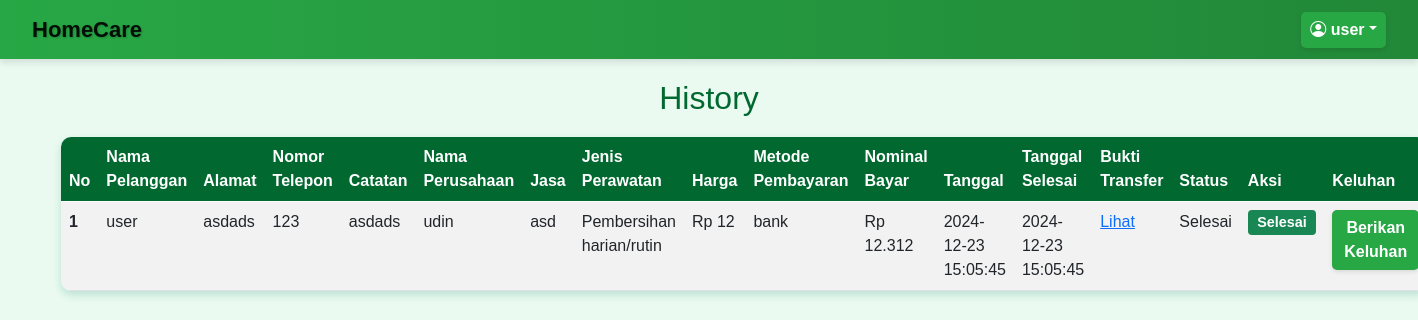
The app's page /MPPL/userpesanan.php (signed in) with its own data.
### tables this page shows
CREATE TABLE `listorder` (
  `id` int(11) NOT NULL,
  `nama_pelanggan` varchar(100) NOT NULL,
  `alamat` varchar(100) NOT NULL,
  `nomor_telepon` varchar(13) NOT NULL,
  `catatan` varchar(200) NOT NULL,
  `nama_perusahaan` varchar(100) NOT NULL,
  `nama_jasa` varchar(100) NOT NULL,
  `jenis` varchar(100) NOT NULL,
  `harga` int(20) NOT NULL,
  `metode_pembayaran` varchar(100) NOT NULL,
  `nominal_bayar` int(20) NOT NULL,
  `tanggal` timestamp NOT NULL DEFAULT current_timestamp() ON UPDATE current_timestamp(),
  `tanggal_selesai` timestamp NOT NULL DEFAULT current_timestamp() ON UPDATE current_timestamp(),
  `bukti_transfer` varchar(100) NOT NULL,
  `status` varchar(100) NOT NULL
);

### MPPL/userpesanan.php (the view, shortened to what this page needs)
<?php
    include ("sql.php");
    $nama = $_SESSION['name'];
    $sql = "SELECT * FROM listorder WHERE nama_pelanggan = '$nama'";
    $data = $connect->query($sql);
?>
<!DOCTYPE html>
<html lang="en">
<head>
    <link href="https://cdn.jsdelivr.net/npm/bootstrap@5.0.2/dist/css/bootstrap.min.css" rel="stylesheet"
>
    <link rel="stylesheet" href="https://cdn.jsdelivr.net/npm/bootstrap-icons@1.11.3/font/bootstrap-icons.min.css">
</head>
<body>
    <?php include_once 'navbar.php'; ?>
    <div class="container">
        <h2>History</h2>
        <table class="table table-striped table-hover">
            <thead>
                <tr>
                    <th scope="col">No</th>
                    <th scope="col">Nama Pelanggan</th>
                    <th scope="col">Alamat</th>
                    <th scope="col">Nomor Telepon</th>
                    <th scope="col">Catatan</th>
                    <th scope="col">Nama Perusahaan</th>
                    <th scope="col">Jasa</th>
                    <th scope="col">Jenis Perawatan</th>
                    <th scope="col">Harga</th>
                    <th scope="col">Metode Pembayaran</th>
                    <th scope="col">Nominal Bayar</th>
                    <th scope="col">Tanggal</th>
                    <th scope="col">Tanggal Selesai</th>
                    <th scope="col">Bukti Transfer</th>
                    <th scope="col">Status</th>
                    <th scope="col">Aksi</th>
                    <th scope="col">Keluhan</th>
                </tr>
            </thead>
            <tbody>
                <?php if ($data->num_rows > 0) {
                    $no = 1;
                    while ($row = $data->fetch_assoc()) { ?>
                <tr>
                    <th scope="row"><?php echo $no++; ?></th>
                    <?php
                        echo "<td>" . htmlspecialchars($row['nama_pelanggan']) . "</td>";
                        echo "<td>" . htmlspecialchars($row['alamat']) . "</td>";
                        echo "<td>" . htmlspecialchars($row['nomor_telepon']) . "</td>";
                        echo "<td>" . htmlspecialchars($row['catatan']) . "</td>";
                        echo "<td>" . htmlspecialchars($row['nama_perusahaan']) . "</td>";
                        echo "<td>" . htmlspecialchars($row['nama_jasa']) . "</td>";
                        echo "<td>" . htmlspecialchars($row['jenis']) . "</td>";
                        echo "<td>Rp " . number_format($row['harga'], 0, ',', '.') . "</td>";
                        echo "<td>" . htmlspecialchars($row['metode_pembayaran']) . "</td>";
                        echo "<td>Rp " . number_format($row['nominal_bayar'], 0, ',', '.') . "</td>";
                        echo "<td>" . htmlspecialchars($row['tanggal']) . "</td>";
                        echo "<td>" . htmlspecialchars($row['tanggal_selesai']) . "</td>";
                        if (!empty($row['bukti_transfer'])) {
                            echo "<td><a href='" . htmlspecialchars($row['bukti_transfer']) . "' target='_blank'>Lihat</a></td>";
                        } else {
                            echo "<td>-</td>";
                        }
                        echo "<td id='status-{$row['id']}'>" . htmlspecialchars($row['status']) . "</td>";
                        ?>
                    <td>
                        <?php if ($row['status'] !== 'Selesai') { ?>
                        <button class="btn btn-success ubah-status" data-id="<?php echo $row['id']; ?>">Ubah ke
                            Selesai</button>
                        <?php } else { ?>
                        <span class="badge bg-success">Selesai</span>
                        <?php } ?>
                    </td>
                    <td>
                        <button class="btn btn-primary berikan-komentar" data-id-order="<?php echo $row['id']; ?>"
                            data-nama-perusahaan="<?php echo $row['nama_perusahaan']; ?>"
                            data-nama-pelanggan="<?php echo htmlspecialchars($nama); ?>">
                            Berikan Keluhan
                        </button>
                    </td>
                </tr>
                <?php }
                } else { ?>
                <tr>
                    <td colspan="16" class="text-center">Tidak ada data.</td>
                </tr>
                <?php } ?>
            </tbody>
        </table>
    </div>
</body>
</html>

### MPPL/userpesanan.php (style rules this page uses)
body { background-color: #eafaf1; font-family: 'Arial', sans-serif; }
h2 { color: #016930; margin-bottom: 20px; text-align: center; margin-top: 20px; }
.table { background-color: #fff; border-radius: 10px; overflow: hidden; box-shadow: 0 4px 8px rgba(0, 128, 96, 0.2); }
thead { background-color: #016930; color: #ffffff; }
.btn-primary, .btn-success { border: none; border-radius: 5px; box-shadow: 0 2px 4px rgba(0, 128, 96, 0.3); transition: background-color 0.3s ease; }
.badge { font-size: 0.9rem; }

### MPPL/navbar.php (style rules this page uses)
:root { --primary-color: #28a745; --secondary-color: #218838; --hover-color: #34ce57; --text-color: #ffffff; }
.btn-primary { background-color: var(--primary-color); border-color: var(--secondary-color); font-weight: bold; color: var(--text-color); box-shadow: 0px 2px 4px rgba(0, 0, 0, 0.1); }

### records on screen
listorder: nama_pelanggan "user", alamat "asdads", nomor_telepon "123", catatan "asdads", nama_perusahaan "udin", nama_jasa "asd", jenis "Pembersihan harian/rutin", harga "12", metode_pembayaran "bank", nominal_bayar "12.312", tanggal "2024-12-23 15:05:45", tanggal_selesai "2024-12-23 15:05:45", status "Selesai"

### other values on screen
$_SESSION['name'] "user"
